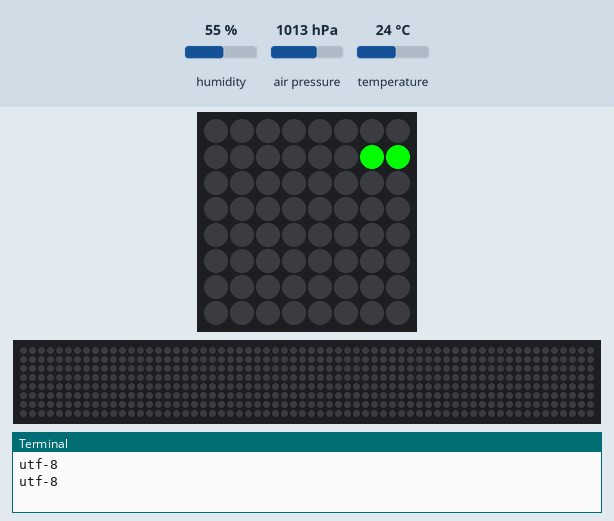
This program was run on a simulated Raspberry Pi (BCM pin numbers) with a Sense HAT. On the bench: the Sense HAT's 8×8 RGB LED matrix, a strip that is not on the board, showing the scrolling text unrolled, the last lines printed to the terminal. The test bench sets the inputs (shaded band); at power-on: humidity 55 %, air pressure 1013 hPa, temperature 24 °C. The 64×8 strip is a reading aid, not a part: it shows the text the matrix is scrolling, unrolled, one strip-width of it at a time.

Above: at 0.17 s.
At 10.07 s:
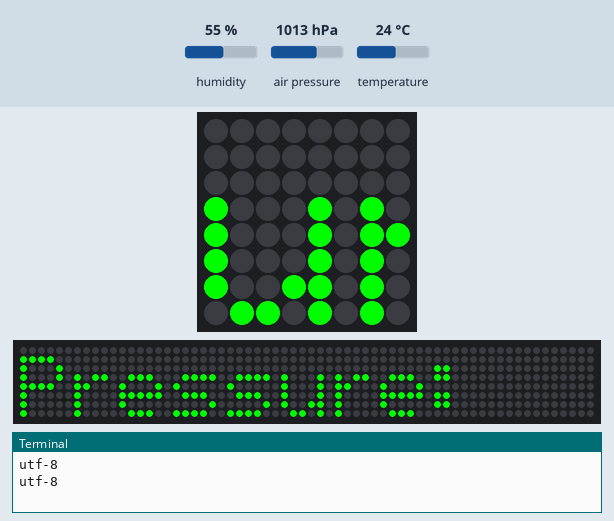
At 15.58 s:
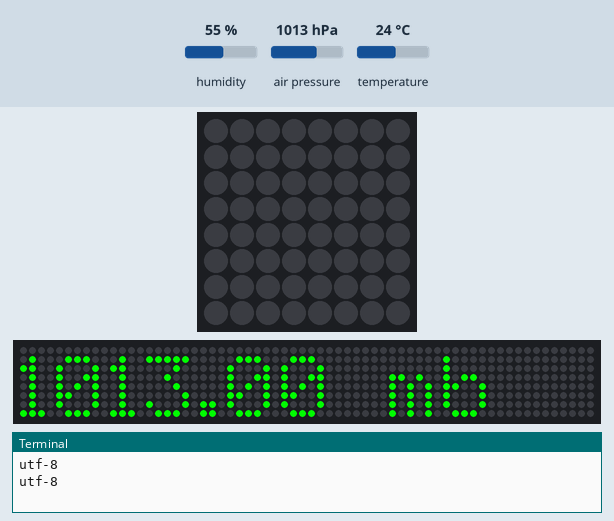
At 19.98 s:
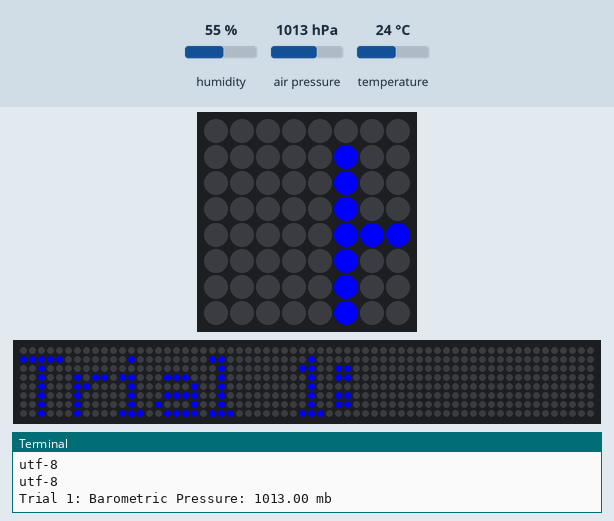
At 28.05 s:
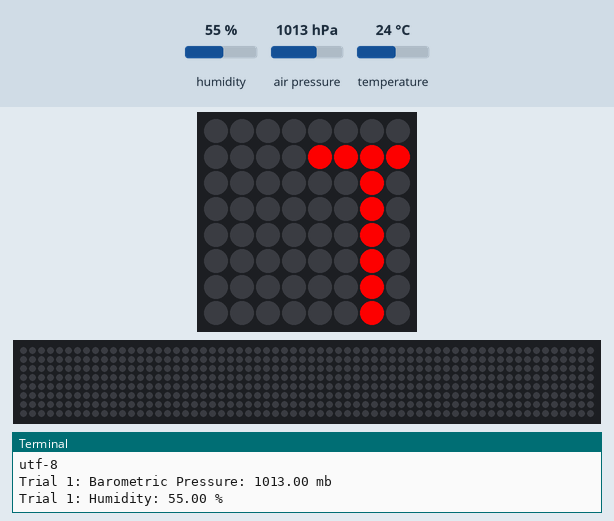
At 39.93 s:
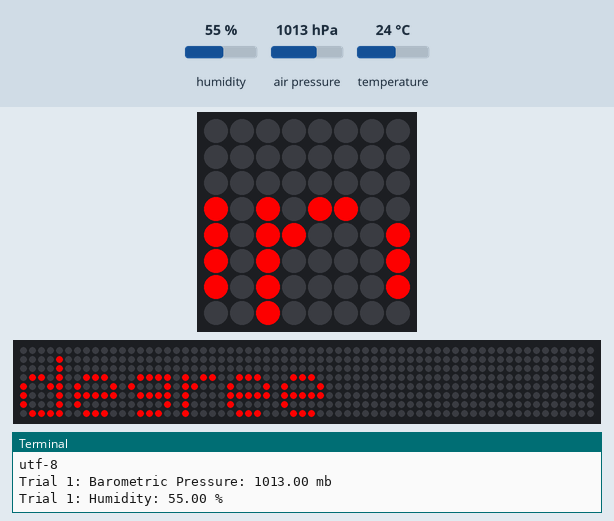

The program:

sensehat_sensor_display.py
```python
from sense_hat import SenseHat
from time import sleep
import sys

# Print default encoding and filesystem encoding for debugging purposes.
# This helps in understanding how strings are handled in the environment.
print(sys.getdefaultencoding())
print(sys.getfilesystemencoding())

# Create an instance of Sense HAT.
# This object provides access to the Sense HAT's sensors and LED display.
sense = SenseHat()
# Clear the LED display, turning all pixels off.
sense.clear()

# Initialize a counter for the trial number.
# This number will be incremented with each cycle of sensor readings.
trial_number = 1

def display_Barometric_pressure(trial):
    """
    Reads the barometric pressure from the Sense HAT and displays it.
    The reading is shown on the Sense HAT's LED display and printed to the console.
    :param trial: The current trial number to be displayed with the reading.
    """
    # Get barometric pressure in millibars (mb).
    barometric_pressure = sense.get_pressure()
    # Format the pressure reading with the trial number for display.
    barometric_pressure_str = f"Trial {trial}: Barometric Pressure: {barometric_pressure:.2f} mb"
    # Display the message on the Sense HAT LED matrix.
    # The message scrolls horizontally with a green text color.
    sense.show_message(barometric_pressure_str, scroll_speed=0.07, text_colour=[0, 255, 0])  # Green
    # Print the message to the console.
    print(barometric_pressure_str)
    # Pause for 1 second before proceeding.
    sleep(1)

def display_humidity(trial):
    """
    Reads the humidity from the Sense HAT and displays it.
    The reading is shown on the Sense HAT's LED display and printed to the console.
    :param trial: The current trial number to be displayed with the reading.
    """
    # Get humidity as a percentage.
    humidity = sense.get_humidity()
    # Format the humidity reading with the trial number for display.
    humidity_str = f"Trial {trial}: Humidity: {humidity:.2f} %"
    # Display the message on the Sense HAT LED matrix.
    # The message scrolls horizontally with a blue text color.
    sense.show_message(humidity_str, scroll_speed=0.07, text_colour=[0, 0, 255])  # Blue
    # Print the message to the console.
    print(humidity_str)
    # Pause for 1 second before proceeding.
    sleep(1)

def display_temperature(trial):
    """
    Reads the temperature from the Sense HAT and displays it.
    The reading is shown on the Sense HAT's LED display and printed to the console.
    The temperature is an average of readings from humidity and pressure sensors.
    :param trial: The current trial number to be displayed with the reading.
    """
    # Get temperature from the humidity sensor.
    htemp = sense.get_temperature()
    # Get temperature from the pressure sensor.
    ptemp = sense.get_temperature_from_pressure()
    # Calculate the average temperature from both sensors.
    temp = (htemp + ptemp) / 2
    # Format the temperature reading with the trial number for display.
    temp_str = f"Trial {trial}: temperature: {temp:.2f} degree Celsius"

    # Display the message on the Sense HAT LED matrix.
    # The message scrolls horizontally with a red text color.
    sense.show_message(temp_str, scroll_speed=0.07, text_colour=[255, 0, 0])  # Red
    # Print the message to the console.
    print(temp_str)
    # Pause for 1 second before proceeding.
    sleep(1)

def display_magnetometer(trial):
    """
    Reads the magnetometer (compass) data from the Sense HAT and displays it.
    The reading represents the direction in degrees.
    The reading is shown on the Sense HAT's LED display and printed to the console.
    :param trial: The current trial number to be displayed with the reading.
    """
    # Get magnetometer data, which provides the compass heading in degrees.
    magnetometer = sense.get_compass()
    # Format the magnetometer reading with the trial number for display.
    magnetometer_str = f"Trial {trial}: Magnetometer: {magnetometer:.2f} degrees"
    # Display the message on the Sense HAT LED matrix.
    # The message scrolls horizontally with an orange text color.
    sense.show_message(magnetometer_str, scroll_speed=0.07, text_colour=[255, 165, 0])  # Orange
    # Print the message to the console.
    print(magnetometer_str)
    # Pause for 1 second before proceeding.
    sleep(1)

# Main loop to continuously display sensor readings.
# This loop runs indefinitely until the script is manually stopped (e.g., with Ctrl+C).
while True:
    # Call functions to display each sensor reading for the current trial.
    display_Barometric_pressure(trial_number)
    display_humidity(trial_number)
    display_temperature(trial_number)
    display_magnetometer(trial_number)

    # Increment trial number for the next round of readings.
    trial_number += 1

    # Wait for 5 seconds before the next set of readings.
    # This pause controls the frequency of sensor data updates.
    sleep(5)
```
